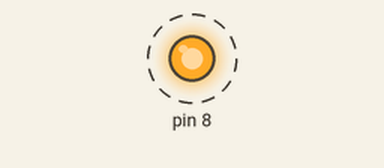
Bench run of a sketch on a simulated Arduino Uno, built with avr-gcc and run on an emulated ATmega328P. Parts: output pins drawn as LEDs (lit = HIGH). Dashed ring = blinking.

Above: at 0.5 s.
Timing chart, 0 to 4.6 s (numbered marks = the images above):
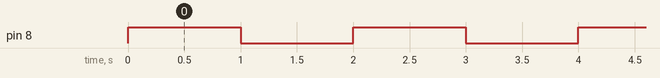

The sketch:

Blink.ino
```cpp
#include <avr/io.h>
// jd assignment
void setup() {
  DDRB |= 0x01;   // Set PB0 (pin 14) as output
}

void loop() {
  PORTB |= 0x01;    // Set PB0 high
  delay(1000);
  PORTB &= ~0x01;   // Set PB0 low
  delay(1000);
}
```

Measured:
- by itself, pin 8: alternates HIGH for 1.0 s and LOW for 1.0 s
